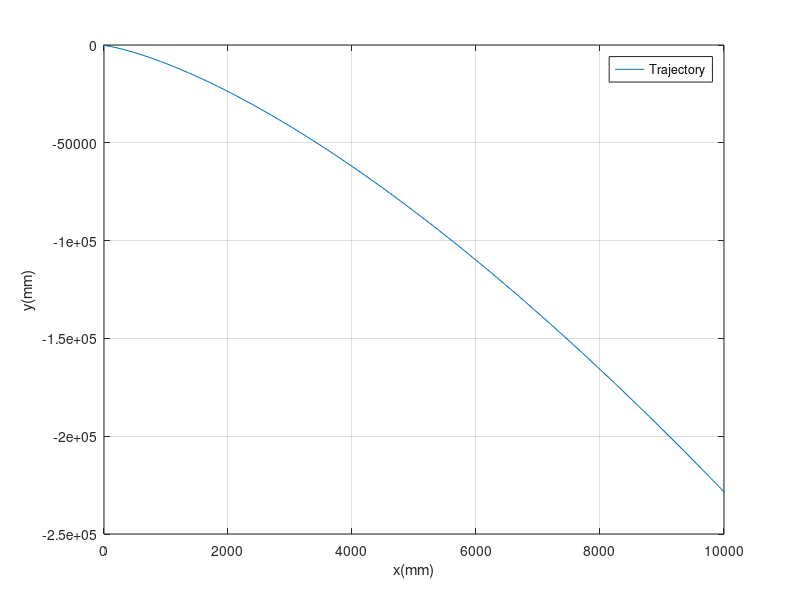
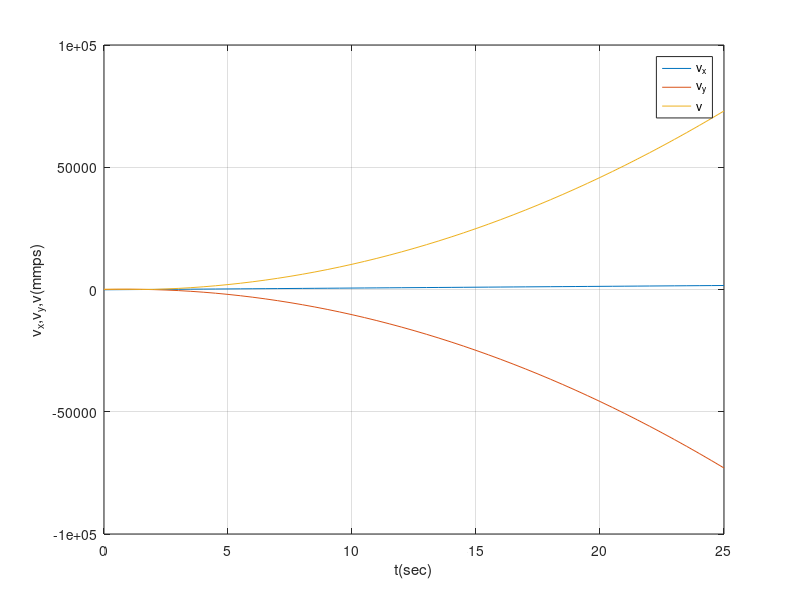
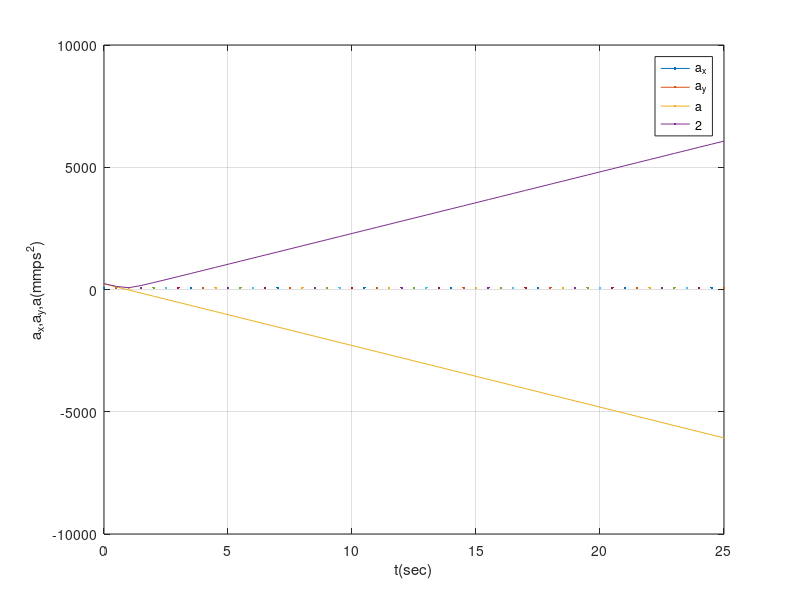

Source code (MATLAB) for these figures, in order:
global t
t=[0:0.5:25];
x=35*t.^2-110*t;
y=115*t.^2-42*t.^3;
v_x=70*t-110;
v_y=230*t-126*t.^2;
v=sqrt(v_x.^2+v_y.^2);
a_x=70;
a_y=230-252*t;
a=sqrt(a_x.^2+a_y.^2);
figure(1)
plot(x,y)
xlabel('x(mm)')
ylabel('y(mm)')
legend('Trajectory')
grid on
axis([0 10000 -2.5e5 0])
figure(2)
plot(t,v_x,t,v_y,t,v)
xlabel('t(sec)')
ylabel("v_x,v_y,v(mmps)")
legend('v_x','v_y','v','2')
grid on
figure(3)
plot(t,a_x,t,a_y,t,a)
xlabel('t(sec)')
ylabel('a_x,a_y,a(mmps^2)')
legend("a_x","a_y","a","2")
grid on